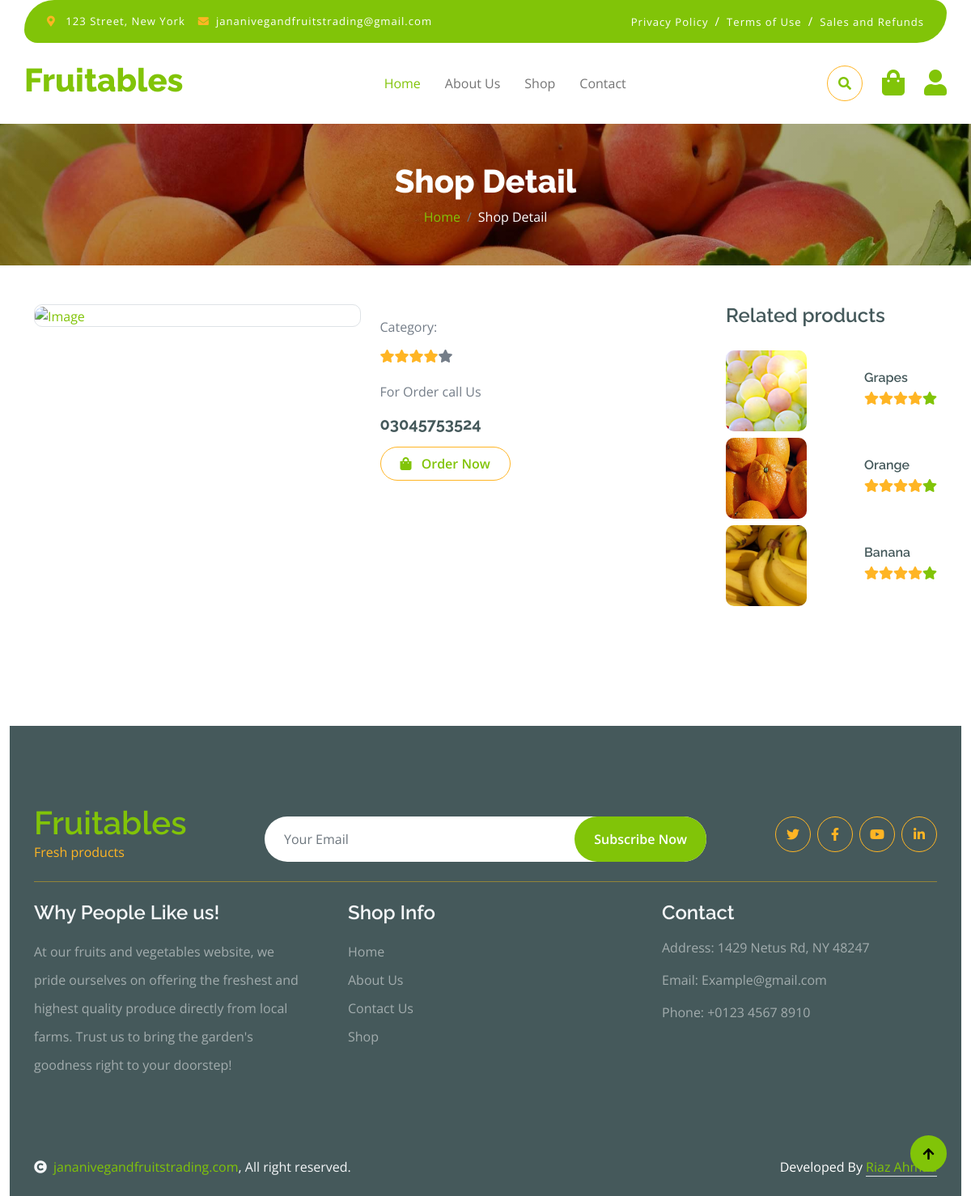
The page /shop-detail.php on the database its author committed.
### tables this page shows
CREATE TABLE `services` (
  `id` int(11) NOT NULL,
  `sname` varchar(255) NOT NULL,
  `simage` varchar(255) NOT NULL,
  `scateg` varchar(255) NOT NULL,
  `price` varchar(255) DEFAULT NULL,
  `created_at` timestamp NOT NULL DEFAULT current_timestamp()
);

### shop-detail.php (the view, shortened to what this page needs)
<!DOCTYPE html>
<html lang="en">
    <head>
        <?php include "include/head.php"; ?>
    </head>
    <body>
      <?php include "include/header.php"; ?>
        <div class="container-fluid page-header py-5">
            <h1 class="text-center text-white display-6">Shop Detail</h1>
            <ol class="breadcrumb justify-content-center mb-0">
                <li class="breadcrumb-item"><a href="#">Home</a></li>
                <li class="breadcrumb-item active text-white">Shop Detail</li>
            </ol>
        </div>
        <div class="container-fluid ">
            <div class="container py-5">
                <div class="row g-4 mb-5">
                    <div class="col-lg-8 col-xl-9">
                        <div class="row g-4">
                            <div class="col-lg-6">
                                <div class="border rounded">
                                    <a href="#">
                                        <img src="uploads/service/<?php echo $simage; ?>" class="img-fluid rounded" alt="Image">
                                    </a>
                                </div>
                            </div>
                            <div class="col-lg-6">
                                <p class="mb-3">Category: <?php echo $catego;?></p>
                                <div class="d-flex mb-4">
                                    <i class="fa fa-star text-secondary"></i>
                                    <i class="fa fa-star text-secondary"></i>
                                    <i class="fa fa-star text-secondary"></i>
                                    <i class="fa fa-star text-secondary"></i>
                                    <i class="fa fa-star"></i>
                                </div>
                                <p>For Order call Us</p>
                                <h5 class="fw-bold mb-3"> 03045753524 </h5>
                                <a href="#" class="btn border border-secondary rounded-pill px-4 py-2 mb-4 text-primary"><i class="fa fa-shopping-bag me-2 text-primary"></i> Order Now</a>
                            </div>
                        </div>
                    </div>
                    <div class="col-lg-4 col-xl-3">
                        <div class="row g-4 fruite">
                            <div class="col-lg-12">
                                <h4 class="mb-4">Related products</h4>
                               <?php
                                 $s = "select * from services limit 3";
                                 $r = mysqli_query($db, $s);
                                 while ($row = mysqli_fetch_assoc($r)) {
                                     $id = $row['id'];
                                     $sname = $row['sname'];
                                     $simage = $row['simage'];
                               ?>
                               <a href="shop-detail.php?id=<?php echo $id; ?>">
                                <div class="d-flex align-items-center justify-content-between ">
                                    <div class="rounded my-1" style="width: 100px; height: 100px;">
                                        <img src="uploads/service/<?php echo $simage; ?>" class="img-fluidd rounded" alt="Image" height="100px" width="100px">
                                    </div>
                                    <div>
                                        <h6 class="mb-2"> <?php echo $sname;?></h6>
                                        <div class="d-flex mb-2">
                                            <i class="fa fa-star text-secondary"></i>
                                            <i class="fa fa-star text-secondary"></i>
                                            <i class="fa fa-star text-secondary"></i>
                                            <i class="fa fa-star text-secondary"></i>
                                            <i class="fa fa-star"></i>
                                        </div>
                                    </div>
                                </div>
                                </a>
                                <?php } ?>
                        </div>
                    </div>
                </div>
            </div>
        </div>
        <?php include "include/footer.php"; ?>
    </body>
</html>

### css/style.css (style rules this page uses)
.btn { font-weight: 600; transition: .5s; }
.btn.border-secondary { transition: 0.5s; }
.page-header { position: relative; background: linear-gradient(rgba(0, 0, 0, 0.3), rgba(0, 0, 0, 0.3)), url(../img/cart-page-header-img.jpg); background-position: center center; background-repeat: no-repeat; background-size: cover; }
@media (min-width: 992px) { .hero-header, .page-header { margin-top: 152px !important; } }

### rows shown on the page
services: simage (picture), sname "Grapes"
services: simage (picture), sname "Orange"
services: simage (picture), sname "Banana"
